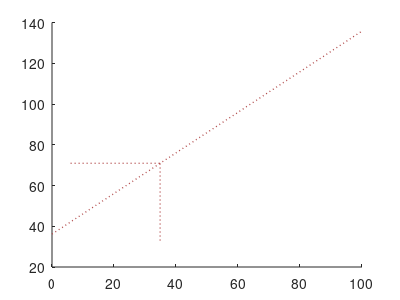

This figure's MATLAB source: (Note: this script raises an error after producing the figure.)
function demo_Gaussian_conditioning_noisyInput01
% Gaussian conditioning with uncertain inputs
%
% @article{Calinon16JIST,
% 	author="Calinon, S.",
% 	title="A Tutorial on Task-Parameterized Movement Learning and Retrieval",
% 	journal="Intelligent Service Robotics",
%		publisher="Springer Berlin Heidelberg",
%		doi="10.1007/s11370-015-0187-9",
%		year="2016",
%		volume="9",
%		number="1",
%		pages="1--29"
% }
%
% Copyright (c) 2017 Idiap Research Institute, http://idiap.ch/
% Written by Sylvain Calinon, http://calinon.ch/
% 
% This file is part of PbDlib, http://www.idiap.ch/software/pbdlib/
% 
% PbDlib is free software: you can redistribute it and/or modify
% it under the terms of the GNU General Public License version 3 as
% published by the Free Software Foundation.
% 
% PbDlib is distributed in the hope that it will be useful,
% but WITHOUT ANY WARRANTY; without even the implied warranty of
% MERCHANTABILITY or FITNESS FOR A PARTICULAR PURPOSE. See the
% GNU General Public License for more details.
% 
% You should have received a copy of the GNU General Public License
% along with PbDlib. If not, see <http://www.gnu.org/licenses/>.

addpath('./m_fcts/');


%% Parameters
%%%%%%%%%%%%%%%%%%%%%%%%%%%%%%%%%%%%%%%%%%%%%%%%%%%%%%%%%%%%%%%%%%%%%%%%%%%
model.nbVar = 2; %Number of variables [x1,x2]

%% Load  data
%%%%%%%%%%%%%%%%%%%%%%%%%%%%%%%%%%%%%%%%%%%%%%%%%%%%%%%%%%%%%%%%%%%%%%%%%%%
load('data/faithful.mat');
Data = faithful';
Data(1,:) = Data(1,:)*1E1;


%% Gaussian conditioning with uncertain inputs
%% (see for example section "2.3.1 Conditional Gaussian distributions" in Bishop's book, 
%% or the "Conditional distribution" section on the multivariate normal distribution wikipedia page)
%%%%%%%%%%%%%%%%%%%%%%%%%%%%%%%%%%%%%%%%%%%%%%%%%%%%%%%%%%%%%%%%%%%%%%%%%
model.Mu = mean(Data,2);
model.Sigma = cov(Data');

in=1; out=2;
DataIn = 50;
SigmaIn = 1E1;

MuOut = model.Mu(out) + model.Sigma(out,in) / (model.Sigma(in,in) + SigmaIn) * (DataIn - model.Mu(in));
SigmaOut = model.Sigma(out,out) - model.Sigma(out,in) / (model.Sigma(in,in) + SigmaIn) * model.Sigma(in,out);
slope = model.Sigma(out,in) / (model.Sigma(in,in) + SigmaIn);


%% Plot
%%%%%%%%%%%%%%%%%%%%%%%%%%%%%%%%%%%%%%%%%%%%%%%%%%%%%%%%%%%%%%%%%%%%%%%%%%%
mrg = [10 10];
limAxes = [min(Data(1,:))-mrg(1) max(Data(1,:))+mrg(1) min(Data(2,:))-mrg(2) max(Data(2,:))+mrg(2)];

figure('PaperPosition',[0 0 4 3],'position',[10,50,1600,1200]); hold on; %axis off;
plot(DataIn+[-50,50], MuOut+slope*[-50,50], ':','linewidth',1,'color',[.7 .3 .3]);
plot([model.Mu(1) model.Mu(1)], [limAxes(3) model.Mu(2)], ':','linewidth',1,'color',[.7 .3 .3]);
plot([limAxes(1) model.Mu(1)], [model.Mu(2) model.Mu(2)], ':','linewidth',1,'color',[.7 .3 .3]);

%Plot joint distribution
plotGMM(model.Mu, model.Sigma, [.8 0 0]);
%Plot marginal distribution horizontally
plotGaussian1D(model.Mu(1), model.Sigma(1,1), [limAxes(1) limAxes(3) limAxes(2)-limAxes(1) 10], [.8 0 0], 1, 'h');
%Plot marginal distribution vertically
plotGaussian1D(model.Mu(2), model.Sigma(2,2), [limAxes(1) limAxes(3) 10 limAxes(4)-limAxes(3)], [.8 0 0], 1, 'v');
%Plot input distribution horizontally
plotGaussian1D(DataIn, SigmaIn, [limAxes(1) limAxes(3) limAxes(2)-limAxes(1) 10], [0 0 .8], 1, 'h');
%Plot conditional distribution vertically
plotGaussian1D(MuOut, SigmaOut, [limAxes(1) limAxes(3) 10 limAxes(4)-limAxes(3)], [0 0 .8], 1, 'v');
%Plot estimated output distribution from stochastic sampling
%plotGaussian1D(MuOut2, SigmaOut2, [limAxes(1) limAxes(3) 10 limAxes(4)-limAxes(3)], [0 .8 0], 1, 'v');

plot(DataIn,MuOut,'.','markersize',12,'color',[.7 .3 .3]);
plot(DataIn,limAxes(3),'.','markersize',12,'color',[.7 .3 .3]);
plot([DataIn DataIn], [limAxes(3) MuOut], ':','linewidth',1,'color',[.7 .3 .3]);
plot([limAxes(1) DataIn], [MuOut MuOut], ':','linewidth',1,'color',[.7 .3 .3]);

axis(limAxes);
set(gca,'Xtick',[]); set(gca,'Ytick',[]);
xlabel('x^I'); ylabel('x^O');

%pause;
%close all;
